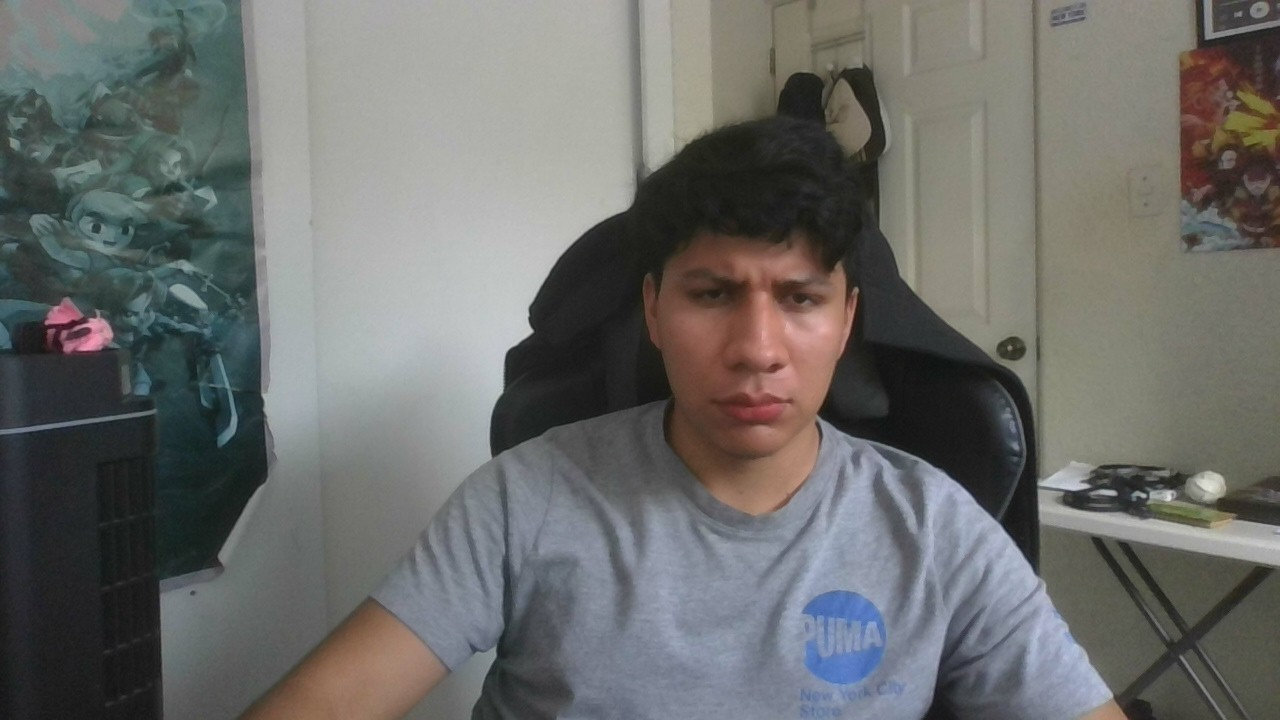
#> input picture frontend/imagen_temporal.jpg, 1280 x 720 px
$ python -i preprocess.py   (imports and definitions only)
#> lines starting #> are read from the running program, lines starting #| are printed output that depends on the picture
import cv2
import numpy as np
from sklearn.base import BaseEstimator, TransformerMixin

class ImagePreprocessor:
    def __init__(self, target_size=(48, 48)):
        self.target_size = target_size

    def resize(self, image):
        """Redimensiona la imagen al tamaño objetivo."""
        return cv2.resize(image, self.target_size)

    def normalize(self, image):
        """Normaliza los píxeles al rango [0, 1]."""
        return image / 255.0

    def grayscale(self, image):
        """Convierte la imagen a escala de grises (si no lo está)."""
        if len(image.shape) > 2:
            return cv2.cvtColor(image, cv2.COLOR_BGR2GRAY)
        return image

    def preprocess(self, image):
        """Pipeline completo de preprocesamiento."""
        image = self.grayscale(image)
        image = self.resize(image)
        image = self.normalize(image)
        return np.expand_dims(image, axis=-1)  # Añade dimensión del canal (48, 48, 1)

>>> import cv2
>>> picture = cv2.imread('frontend/imagen_temporal.jpg')
#> picture is the input picture: shape (720, 1280, 3); mean B, G, R 106.2, 108.6, 107.7
>>> result = ImagePreprocessor().preprocess(picture)
#> in grayscale, `return cv2.cvtColor(image, cv2.COLOR_BGR2GRAY)`:
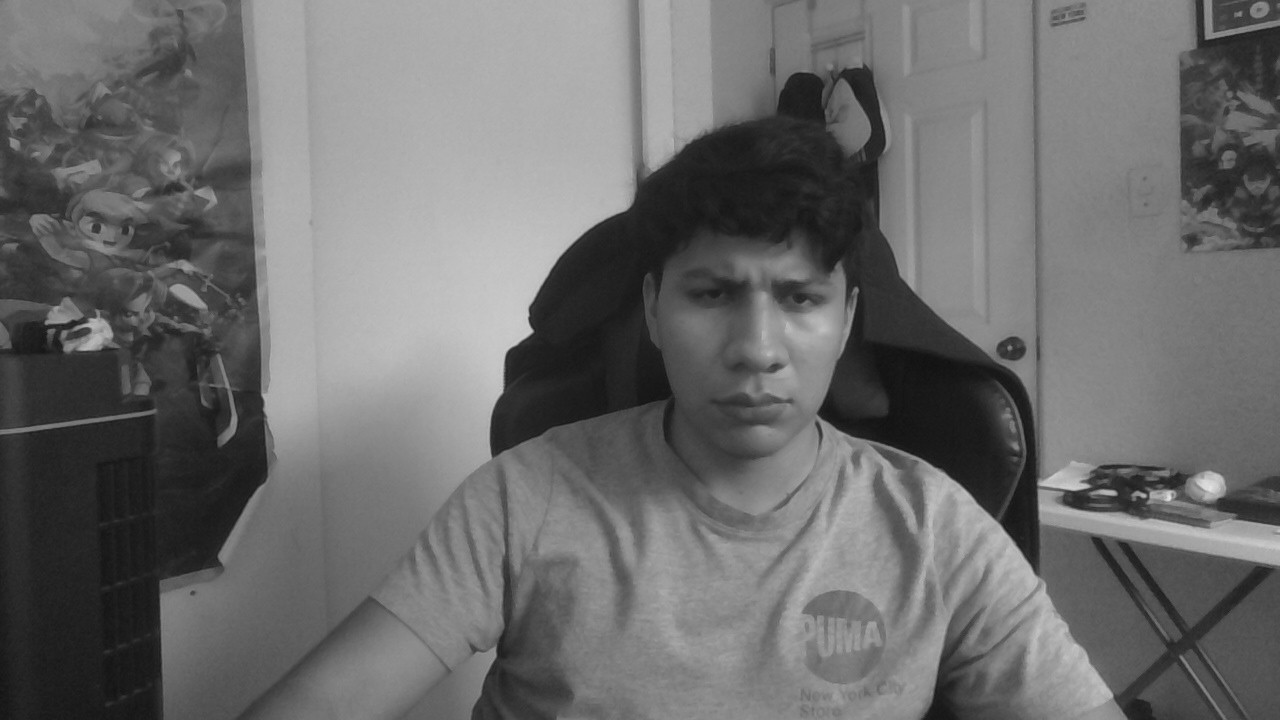
#> returned value: shape (720, 1280); min 16, max 231, mean 108.1
#> in resize, `return cv2.resize(image, self.target_size)`:
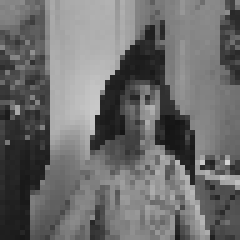
#> returned value: shape (48, 48) (shown 5 times larger); min 21, max 212, mean 108.4
